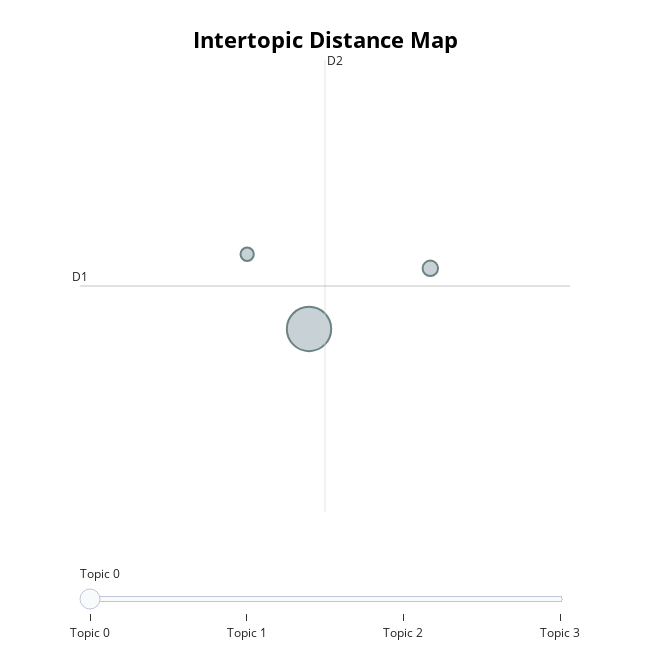

The notebook cell this image was saved under:
### Code cell
topic_model.visualize_topics()

### Figure 1 — Plotly figure (JSON) as saved in the notebook; plotly's stock layout.template omitted (floating-point values rounded to 4 significant figures)
{"data": [{"customdata": [[0, "dtat | iv | iii | loi | ans", 255], [1, " |  |  |  | ", 157], [2, " |  |  |  | ", 19], [3, " |  |  |  | ", 14]], "hovertemplate": "<b>Topic %{customdata[0]}</b><br>%{customdata[1]}<br>Size: %{customdata[2]}", "legendgroup": "", "marker": {"color": "#B0BEC5", "line": {"color": "DarkSlateGrey", "width": 2}, "size": [255, 157, 19, 14], "sizemode": "area", "sizeref": 0.1594, "symbol": "circle"}, "mode": "markers", "name": "", "orientation": "v", "showlegend": false, "type": "scatter", "x": [null, -4.606, -4.075, -4.877], "xaxis": "x", "y": [null, 14.95, 15.69, 15.86], "yaxis": "y"}], "layout": {"annotations": [{"showarrow": false, "text": "D1", "x": -5.608, "y": 15.47, "yshift": 10}, {"showarrow": false, "text": "D2", "x": -4.536, "xshift": 10, "y": 18.24}], "height": 650, "hoverlabel": {"bgcolor": "white", "font": {"family": "Rockwell", "size": 16}}, "legend": {"itemsizing": "constant", "tracegroupgap": 0}, "margin": {"t": 60}, "shapes": [{"line": {"color": "#CFD8DC", "width": 2}, "type": "line", "x0": -4.536, "x1": -4.536, "y0": 12.7, "y1": 18.24}, {"line": {"color": "#9E9E9E", "width": 2}, "type": "line", "x0": -5.608, "x1": -3.464, "y0": 15.47, "y1": 15.47}], "sliders": [{"active": 0, "pad": {"t": 50}, "steps": [{"args": [{"marker.color": [["red", "#B0BEC5", "#B0BEC5", "#B0BEC5"]]}], "label": "Topic 0", "method": "update"}, {"args": [{"marker.color": [["#B0BEC5", "red", "#B0BEC5", "#B0BEC5"]]}], "label": "Topic 1", "method": "update"}, {"args": [{"marker.color": [["#B0BEC5", "#B0BEC5", "red", "#B0BEC5"]]}], "label": "Topic 2", "method": "update"}, {"args": [{"marker.color": [["#B0BEC5", "#B0BEC5", "#B0BEC5", "red"]]}], "label": "Topic 3", "method": "update"}]}], "title": {"font": {"color": "Black", "size": 22}, "text": "<b>Intertopic Distance Map</b>", "x": 0.5, "xanchor": "center", "y": 0.95, "yanchor": "top"}, "width": 650, "xaxis": {"anchor": "y", "domain": [0, 1], "range": [-5.608, -3.464], "title": {"text": ""}, "visible": false}, "yaxis": {"anchor": "x", "domain": [0, 1], "range": [12.7, 18.24], "title": {"text": ""}, "visible": false}}}
